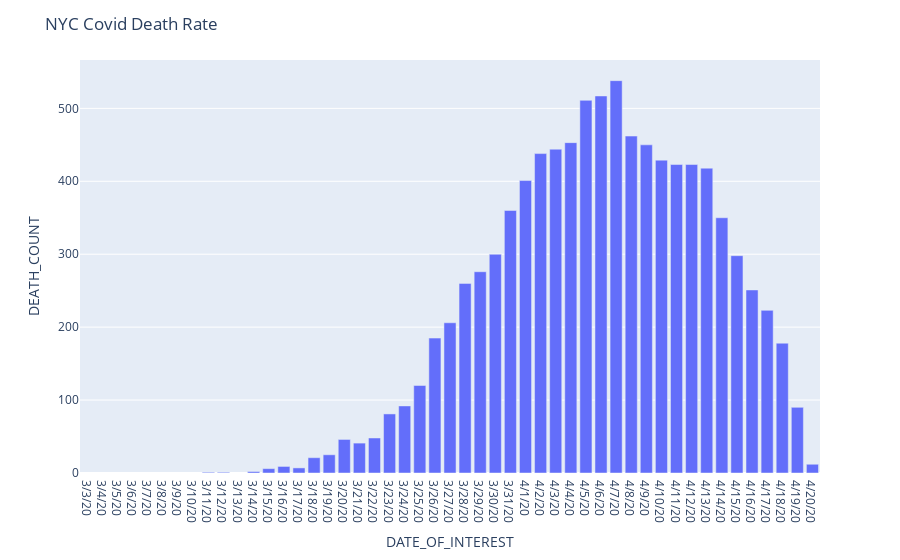

Notebook source saved alongside this figure:
### Code cell
plot_rate(mod_chd,"DATE_OF_INTEREST","DEATH_COUNT", "NYC Covid Death Rate")

### Figure 1 — Plotly figure (JSON) as saved in the notebook; plotly's stock layout.template omitted (floating-point values rounded to 4 significant figures)
{"data": [{"alignmentgroup": "True", "hovertemplate": "DATE_OF_INTEREST=%{x}<br>DEATH_COUNT=%{y}<extra></extra>", "legendgroup": "", "marker": {"color": "#636efa"}, "name": "", "offsetgroup": "", "orientation": "v", "showlegend": false, "textposition": "auto", "type": "bar", "x": ["3/3/20", "3/4/20", "3/5/20", "3/6/20", "3/7/20", "3/8/20", "3/9/20", "3/10/20", "3/11/20", "3/12/20", "3/13/20", "3/14/20", "3/15/20", "3/16/20", "3/17/20", "3/18/20", "3/19/20", "3/20/20", "3/21/20", "3/22/20", "3/23/20", "3/24/20", "3/25/20", "3/26/20", "3/27/20", "3/28/20", "3/29/20", "3/30/20", "3/31/20", "4/1/20", "4/2/20", "4/3/20", "4/4/20", "4/5/20", "4/6/20", "4/7/20", "4/8/20", "4/9/20", "4/10/20", "4/11/20", "4/12/20", "4/13/20", "4/14/20", "4/15/20", "4/16/20", "4/17/20", "4/18/20", "4/19/20", "4/20/20"], "xaxis": "x", "y": [null, null, null, null, null, null, null, null, 1, 1, null, 2, 6, 9, 7, 21, 25, 46, 41, 48, 81, 92, 120, 185, 206, 260, 276, 300, 360, 401, 438, 444, 453, 511, 517, 538, 462, 450, 429, 423, 423, 418, 350, 298, 251, 223, 178, 90, 12], "yaxis": "y"}], "layout": {"barmode": "relative", "legend": {"tracegroupgap": 0}, "margin": {"t": 60}, "title": {"text": "NYC Covid Death Rate"}, "xaxis": {"anchor": "y", "domain": [0, 1], "title": {"text": "DATE_OF_INTEREST"}}, "yaxis": {"anchor": "x", "domain": [0, 1], "title": {"text": "DEATH_COUNT"}}}}
